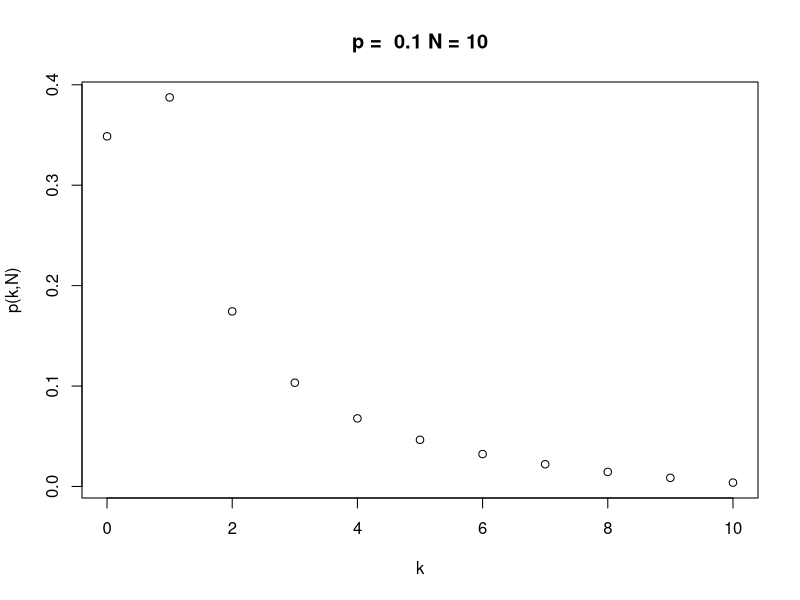
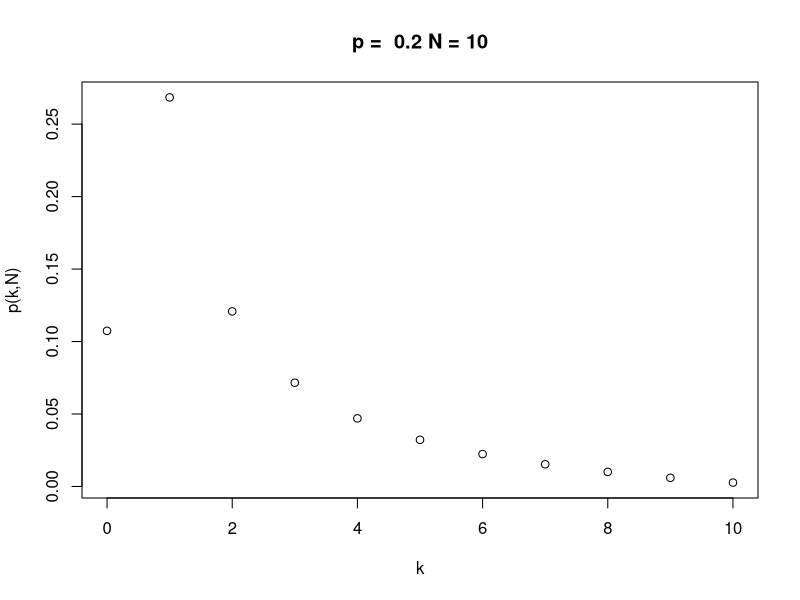
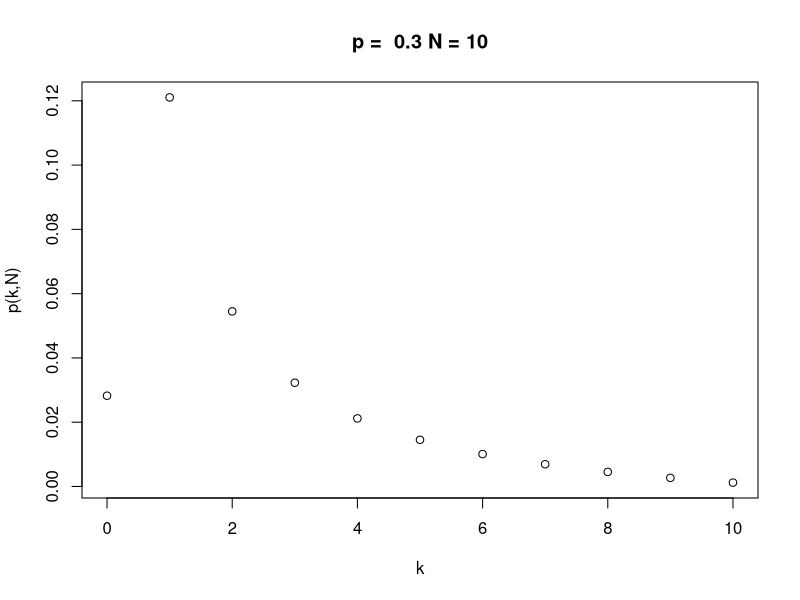
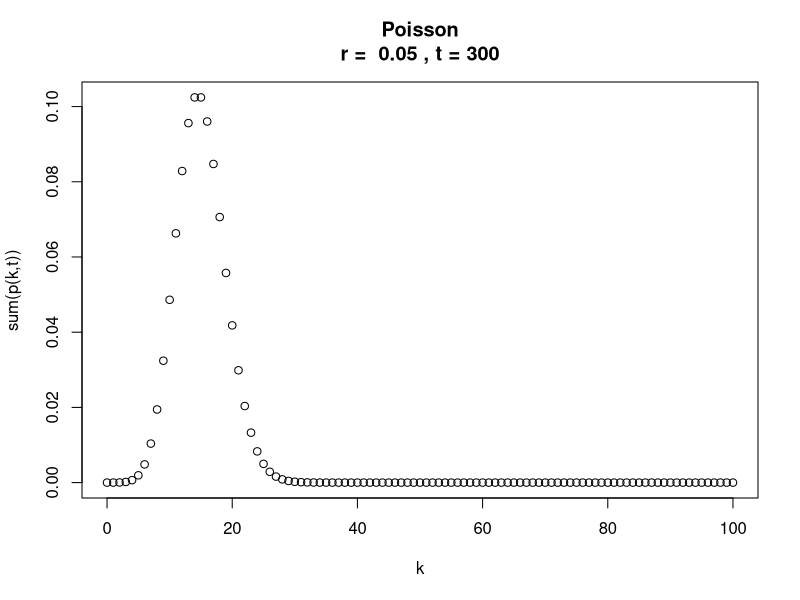
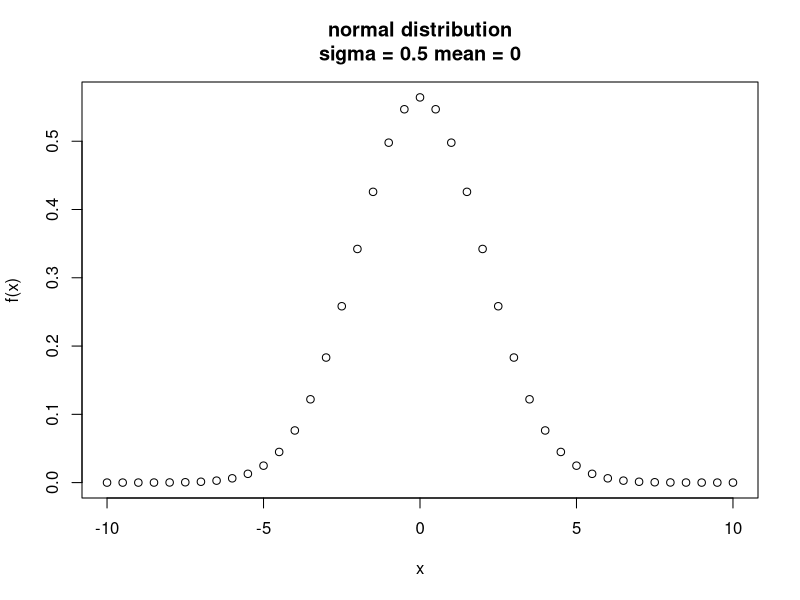

Here is the R script that generated these plots, in order: (Note: this script raises an error after producing the figures.)
## ---- chunk 1
library(tidyverse)
## ---- chunk 2
 
p=0.1 #0.2, 0.3
N=10

kVec=1:N

binom<-function(p,N=10){
  pkN<-vector(length = length(kVec))
  p0N=(1-p)^N
  
  for(i in 1:length(kVec)){
  pkN[i]<-((N-kVec[i]+1)/kVec[i])*(p/(1-p))*ifelse(pkN<2,p0N,pkN[i-1])
  }
  
  pkN0<-c(p0N,pkN)
  print(pkN0)
  
  plot(c(0,kVec),pkN0,main = paste("p = ",p,"N = 10"),xlab="k",ylab="p(k,N)")
}

binom0.1<-binom(0.1)

#binom0.1

## ---- chunk 3

binom0.2<-binom(0.2)

#binom0.2

## ---- chunk 4

binom0.3<-binom(0.3)
#binom0.3

## ---- chunk 5

multinom<-function(p,N=10){
  pkN<-vector(length = length(kVec))
  p0N=(1-p)^N
  
  for(i in 1:length(kVec)){
  pkN[i]<-((N-kVec[i]+1)/kVec[i])*(p/(1-p))*ifelse(pkN<2,p0N,pkN[i-1])
  }
  
  pkN0<-c(p0N,pkN)
  print(pkN0)
}

## ---- chunk 6
  
poiss<-function(r,t,cut,kMax){
  kvP<-c(seq(1,kMax,by=1))
  
  p0t<-exp(-r*t)
  sum=p0t
  
  pkt<-vector(length = length(kvP))
  
  for(i in 1:length(kvP)){
    pkt[i]<-(r*t/kvP[i])*ifelse(i<2,p0t,pkt[i-1])
    sum<-sum+pkt[i]
    
    if (sum>=cut) break # while(sum<cut) <- keep doing this until this is no longer true
  }
  
  pVec<-c(p0t,pkt)
  #return(pVec)
  
  pDPlot<-plot(c(0,kvP),pVec,main = paste("Poisson\nr = ",r,", t =",t),xlab="k",ylab="sum(p(k,t))")
  #print(pkt)
  return(pDPlot)
}

  poiss(0.05,300,1,100)


## ---- chunk 7

poisNI<-function(r,t,cut){
  
  pk0<-exp(-r*t)
  
  df<-data.frame(k=c(0:100),
                 pkt=c(pk0,NA),
                 rVal=c())
  df2<-df %>%
    mutate()
}
## ---- chunk 8
normPlt<-function(sig,m,rng){
  gaus<-data.frame(x=seq(-rng,rng,by=0.5))
  
  gaus2<-gaus %>%
    mutate(fx=(1/(sqrt(2*pi*sig))*exp((-(x-m)^2)/2*sig^2)))
  
  nplt<-plot(gaus2,main=paste("normal distribution\nsigma =",sig,"mean =",m),xlab="x",ylab="f(x)")
return(nplt)
}

np<-normPlt(0.5,0,10)

## ---- chunk 9
 
...?

## ---- chunk 10
 
binRand<-function(N,p){
  U<-runif(n = 1,min = 0,max = 1)
  k=0
  suMv=rep(0,N+1)
  RkVec<-seq(1,N,by=1)
  RpkN<-numeric(length=length(RkVec))
  p0N=(1-p)^N
  
   for(i in 1:length(RkVec)){
  RpkN[i]<-((N-RkVec[i]+1)/RkVec[i])*(p/(1-p))*ifelse(i<2,p0N,RpkN[i-1])
  suMv[i+1] = suMv[i]+RpkN[i]
  #print(c(RpkN[i],U))
  if(suMv[i+1]>=U) break
  
  } 

#return(suMv)


  biRPlt<-plot(x=c(0,RkVec),y=suMv,main=paste("binomial\nN =",N,"p =",p,"U=",round(U,3)),xlab="k",ylab="cumulative prob")
return(biRPlt)
}

binRand(100,0.1)
## ---- chunk 11

qbinom1 <- function(N, k, p, U) {
  qbinom1_df <- data.frame(N = N,
                          k = rep(0:N, times = length(p_vec)),
                          p = rep(p_vec, each = N + 1)) %>%
    group_by(p) %>%
    mutate(pdf = choose(N, k) * p^k * (1 - p)^(N - k),
           cdf = cumsum(pdf)) %>%
    filter(cdf > U) %>%
    summarize(U = U, N = first(N), k_successes = first(k))

  return(qbinom1_df)
}

N <- 100
p_vec <- c(0.01, 0.05, 0.10, 0.2, 0.5, 0.75)

U <- runif(n = 50, min = 0, max = 1)

qbinom_df <- lapply(U, FUN = function(x) {
  qbinom1(N, k, p_vec, x)
}) %>%
  bind_rows()

ggplot(qbinom_df, aes(y = U, x = k_successes, color = p)) +
  geom_point()

## ---- chunk 12

mcPop<-function(s,b,sigW,sigV,N0,t){
  
  dat<-data.frame(time=0:t,
                  procErr=rnorm(t+1,0,sigW),
                  obsErr=rnorm(t+1,0,sigV),
                  N=c(N0,rep(NA,t)),
                  Nobs=c(N0+sigV,rep(NA,t)))
  
  for(i in 1:t){
    dat$N[i+1]<-s*dat$N[i]+b+dat$procErr[i+1]
    
    dat$Nobs[i+1]<-dat$N[i+1]+dat$obsErr[i+1]
  }
  
  mod<-lm(dat$N[2:nrow(dat)]~dat$N[1:nrow(dat)-1])
  
plot(dat$time,dat$N, ylab="abundance",xlab="time",type="l")
lines(dat$t,dat$Nobs,type="l",col="blue")

plot(dat$N[2:nrow(dat)]~dat$N[1:nrow(dat)-1],
     main=paste("y=",round(summary(mod)$coefficients[2,1],3),"x + ",round(summary(mod)$coefficients[1,1],3),sep=''),
xlab="population at t",
ylab="population at t+1")
abline(mod)
text(x=min(dat$N)+10,y=max(dat$N-5),labels = bquote(R^2 == .(round(summary(mod)$adj.r.squared,3))))

}


mcPop(0.8,20,10,0,50,100) #obs error=0, so plots are identical

## ---- chunk 13
mcPop(0.8,20,10,10,50,100)
## ---- chunk 14
mcPop(0.8,20,0,10,50,100)
